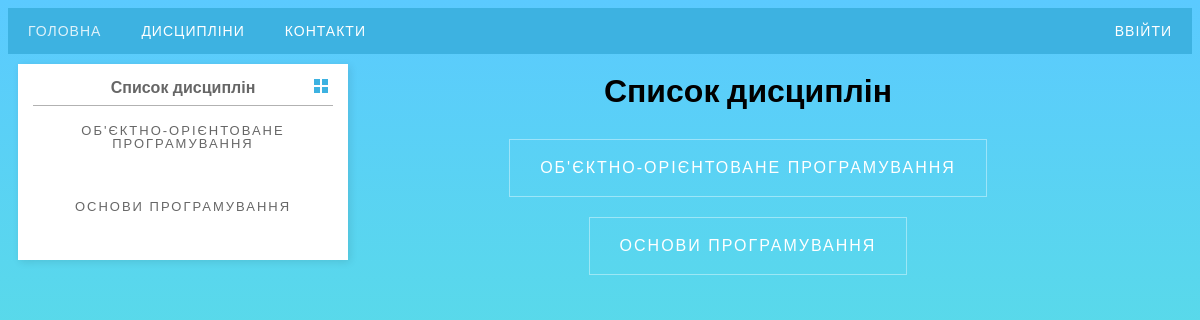
/subjects/, run on the app's committed database.
### enterprise/apps/articles/models.py (models this page shows, shortened)
class Subject(models.Model):
    subject_name = models.CharField(max_length=150, db_index=True, verbose_name='Назва предмету')
    subject_teacher = models.CharField('Викладач', max_length=100)
    class Meta:
        verbose_name = 'Предмет'
        verbose_name_plural = 'Предмети'

### enterprise/apps/articles/views.py (the view)
# urls.py: path('subjects/', views.sub_list, name="sub_list"),
def sub_list(request):
    return render(request, 'subjects/sub_list.html', {'subjects_list': subjects_list})

### enterprise/Templates/Subjects/sub_list.html (shortened to what this page needs)
{% extends 'base.html' %}
{% block content %}
    <div class="main_title">
    <H1>Список дисциплін</H1>
    </div>
    {% if subjects_list %}
        {% for b in subjects_list %}
            <div class="listing">
            <a href ="{% url 'articles:sub_detail' b.id %}">{{b.subject_name}}</a>
            <br>
            </div>
        {% endfor %}
    {% else %}
        Не знайдено
    {% endif %}
{% endblock %}

### enterprise/Templates/base.html (shortened to what this page needs)
<!DOCTYPE html>
{% load static %}
<html lang="en">
<head>
    <link rel="stylesheet" href="{% static "css/styles.css" %}" />
    <link rel="stylesheet" href="https://maxcdn.bootstrapcdn.com/font-awesome/4.5.0/css/font-awesome.min.css">
</head>
<body>
{% block header %}
<div id='cssmenu'>
<ul>
   <li class='active'><a href="{% url 'articles:index' %}">Головна</a></li>
   <li><a href="{% url 'articles:sub_list' %}">Дисципліни</a></li>
   <li><a href='{% url 'articles:contacts' %}'>Контакти</a></li>
   <li style="float: right">
       {% if user.is_authenticated %}
           <a href="{% url 'logout' %}">Вийти</a>
       {% else %}
           <a href="{% url 'login' %}">Ввійти</a>
       {% endif %}
   </li>
   <li style="float: right"><a href="{% url 'articles:personal_page' %}">
   </a></li>
</ul>
</div>
{%  endblock %}
<div class="page_content">
    <div class="category-wrap">
        <h3>Список дисциплін</h3>
        <ul>
        {% if subjects_list %}
        {% for b in subjects_list %}
            <li><a href ="{% url 'articles:sub_detail' b.id %}">{{b.subject_name}}</a></li>
            <br>
        {% endfor %}
        {% else %}
        Не знайдено
        {% endif %}
        </ul>
    </div>
    <div class="articles_list">
        {% block content %}{% endblock  %}
    </div>
</div>
</body>
</html>

### enterprise/apps/articles/static/css/styles.css (style rules this page uses)
#cssmenu, #cssmenu ul, #cssmenu ul li, #cssmenu ul li a, #cssmenu #menu-button { margin: 0; padding: 0; border: 0; list-style: none; line-height: 1; display: block; position: relative; -webkit-box-sizing: border-box; -moz-box-sizing: border-box; box-sizing: border-box; }
#cssmenu:after, #cssmenu > ul:after { content: "."; display: block; clear: both; visibility: hidden; line-height: 0; height: 0; }
#cssmenu { width: auto; font-family: Raleway, sans-serif; line-height: 1; }
#cssmenu > ul { background: #3db2e1; }
#cssmenu > ul > li { float: left; -webkit-perspective: 1000px; -moz-perspective: 1000px; perspective: 1000px; }
#cssmenu > ul > li > a { padding: 16px 20px; font-size: 14px; color: #ffffff; letter-spacing: 1px; text-transform: uppercase; text-decoration: none; background: #3db2e1; -webkit-transition: all .3s; -moz-transition: all .3s; -o-transition: all .3s; transition: all .3s; -webkit-transform-origin: 50% 0; -moz-transform-origin: 50% 0; transform-origin: 50% 0; -webkit-transform-style: preserve-3d; -moz-transform-style: preserve-3d; transform-style: preserve-3d; }
#cssmenu > ul > li.active > a { color: #dff2fa; }
#cssmenu > ul > li > a::before { position: absolute; top: 100%; left: 0; z-index: -1; -webkit-box-sizing: border-box; -moz-box-sizing: border-box; box-sizing: border-box; width: 100%; height: 100%; padding: 16px 20px; color: #dff2fa; background: #19799f; content: attr(data-title); -webkit-transition: background 0.3s; -moz-transition: background 0.3s; transition: background 0.3s; -webkit-transform: rotateX(-90deg); -moz-transform: rotateX(-90deg); transform: rotateX(-90deg); -webkit-transform-origin: 50% 0; -moz-transform-origin: 50% 0; transform-origin: 50% 0; -ms-transform: translateY(- -18px); }
.page_content { font-family: Raleway, sans-serif; line-height: 1; align-content: center; text-align: center; }
.articles_list { position: inherit; min-width: 75%; max-width: 85%; float: right; text-align: center; }
.category-wrap { position: absolute; max-width: 300px; margin: 10px; padding: 15px; background: white; min-width: 15%; box-shadow: 2px 2px 8px rgba(0,0,0,.1); font-family: "Helvetica Neue", Helvetica, Arial, sans-serif; }
.category-wrap h3 { font-size: 16px; color: rgba(0,0,0,.6); margin: 0 0 10px; padding: 0 5px; position: relative; }
.category-wrap h3:after { content: ""; width: 6px; height: 6px; background: #3db2e1; position: absolute; right: 5px; bottom: 2px; box-shadow: -8px -8px #3db2e1, 0 -8px #3db2e1, -8px 0 #3db2e1; }
.category-wrap ul { list-style: none; margin: 0; padding: 0; border-top: 1px solid rgba(0,0,0,.3); }
.category-wrap li { margin: 12px 0 0 0px; }
.category-wrap a { text-decoration: none; display: block; font-size: 13px; color: rgba(0,0,0,.6); padding: 5px; position: relative; transition: .3s linear; }
.category-wrap a:after { content:"\f18e"; font-family: Raleway, sans-serif; position: absolute; right: 5px; color: white; transition: .2s linear; }
html { height: 100% }
body { background: linear-gradient(to top, #55EFCB 0%, #5BCAFF 100%); height: 100%; }
a { text-decoration: none; outline: none; display: inline-block; padding: 20px 30px; margin: 10px 20px; position: relative; color: white; border: 1px solid rgba(255,255,255,.4); background: none; font-weight: 300; font-family: 'Montserrat', sans-serif; text-transform: uppercase; letter-spacing: 2px; }
a:before, a:after { content: ""; position: absolute; width: 0; height: 0; opacity: 0; box-sizing: border-box; }
a:before { bottom: 0; left: 0; border-left: 1px solid white; border-top: 1px solid white; transition: 0s ease opacity .8s, .2s ease width .4s, .2s ease height .6s; }
a:after { top: 0; right: 0; border-right: 1px solid white; border-bottom: 1px solid white; transition: 0s ease opacity .4s, .2s ease width , .2s ease height .2s; }

### data on the page
Subject: subject_name "ОБ'ЄКТНО-ОРІЄНТОВАНЕ ПРОГРАМУВАННЯ"
Subject: subject_name "ОСНОВИ ПРОГРАМУВАННЯ"
